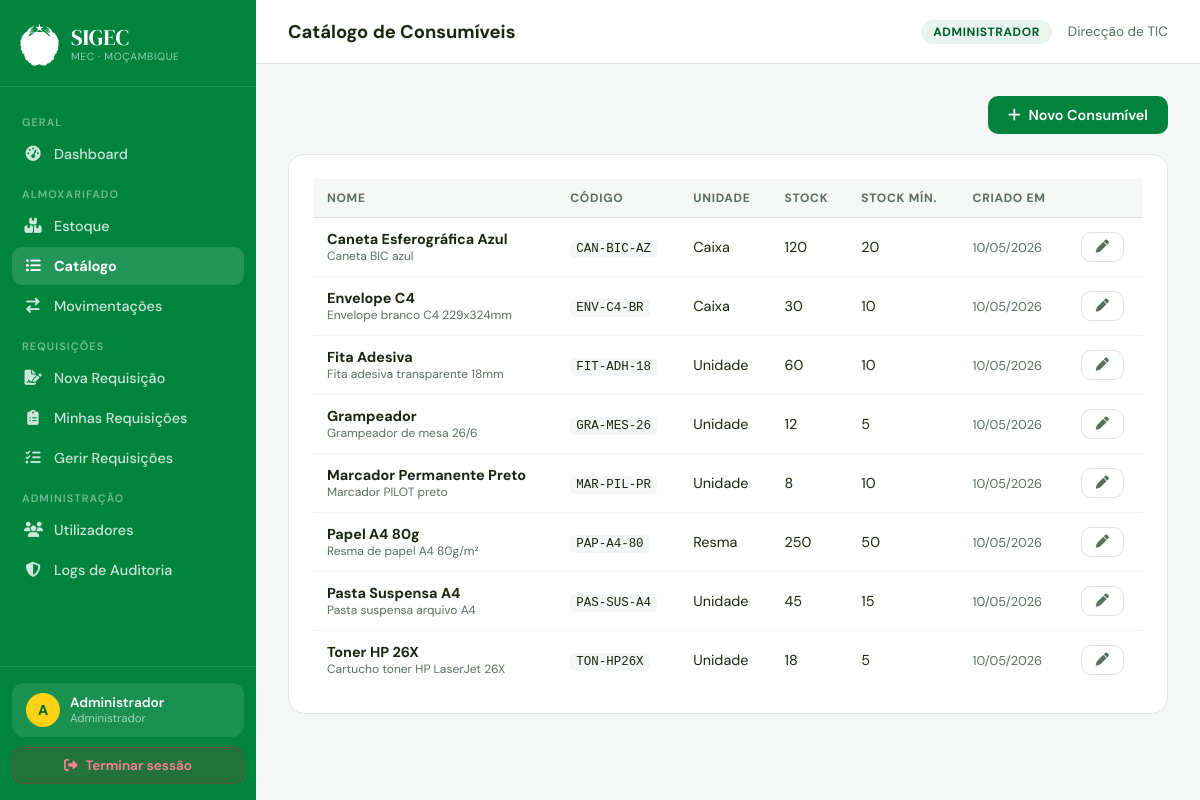
The page /consumiveis.php (signed in) on the database its author committed.
### tables this page shows
CREATE TABLE estoque (
  id             INT AUTO_INCREMENT PRIMARY KEY,
  consumivel_id  INT NOT NULL UNIQUE,
  quantidade     INT DEFAULT 0,
  quantidade_minima INT DEFAULT 10,
  atualizado_em  TIMESTAMP DEFAULT CURRENT_TIMESTAMP ON UPDATE CURRENT_TIMESTAMP,
  FOREIGN KEY (consumivel_id) REFERENCES consumiveis(id)
);

CREATE TABLE consumiveis (
  id          INT AUTO_INCREMENT PRIMARY KEY,
  nome        VARCHAR(100) NOT NULL,
  descricao   TEXT,
  unidade     VARCHAR(20) NOT NULL,    
  codigo      VARCHAR(30) UNIQUE,
  criado_em   TIMESTAMP DEFAULT CURRENT_TIMESTAMP
);

### consumiveis.php (the view, shortened to what this page needs)
<?php
$db  = db();
$lista = $db->query(
    "SELECT c.*, e.quantidade, e.quantidade_minima
     FROM consumiveis c
     LEFT JOIN estoque e ON e.consumivel_id = c.id
     ORDER BY c.nome ASC"
)->fetchAll();
include 'partials/header.php';
?>
<div style="display:flex;justify-content:flex-end;margin-bottom:20px">
  <button class="btn btn-primary" onclick="document.getElementById('modalNovo').classList.add('open')">
    <i class="fas fa-plus"></i> Novo Consumível
  </button>
</div>
<div class="card">
  <div class="table-wrap">
    <table>
      <thead><tr>
        <th>Nome</th><th>Código</th><th>Unidade</th><th>Stock</th><th>Stock Mín.</th><th>Criado em</th><th></th>
      </tr></thead>
      <tbody>
      <?php foreach ($lista as $c): ?>
        <tr>
          <td>
            <strong><?= htmlspecialchars($c['nome']) ?></strong>
            <?php if ($c['descricao']): ?><div style="font-size:0.75rem;color:var(--sub)"><?= htmlspecialchars(mb_substr($c['descricao'],0,55)) ?></div><?php endif; ?>
          </td>
          <td><?= $c['codigo'] ? "<code style='font-size:0.78rem;background:var(--bg);padding:2px 6px;border-radius:5px'>".htmlspecialchars($c['codigo'])."</code>" : '—' ?></td>
          <td><?= htmlspecialchars($c['unidade']) ?></td>
          <td><?= $c['quantidade'] ?? '—' ?></td>
          <td><?= $c['quantidade_minima'] ?? '—' ?></td>
          <td style="font-size:0.8rem;color:var(--sub)"><?= date('d/m/Y', strtotime($c['criado_em'])) ?></td>
          <td>
            <button class="btn btn-ghost btn-sm"
              onclick="editarItem(<?= htmlspecialchars(json_encode($c)) ?>)">
              <i class="fas fa-pen"></i>
            </button>
          </td>
        </tr>
      <?php endforeach; ?>
      </tbody>
    </table>
  </div>
</div>
<?php include 'partials/footer.php'; ?>

### partials/header.php (style rules this page uses)
:root { --verde: #00843D; --verde-d: #005c2b; --vermelho: #E3122E; --dourado: #FCD116; --bg: #F4F7F5; --card: #FFFFFF; --texto: #1A2610; --sub: #5a6e5e; --borda: #DDE5DF; --sidebar-w: 256px; }
*, *::before, *::after { margin:0; padding:0; box-sizing:border-box; }
body { font-family:'DM Sans',sans-serif; background:var(--bg); color:var(--texto); min-height:100vh; display:flex; }
.card { background: white; border-radius: 16px; border: 1px solid var(--borda); padding: 24px; }
.btn { display: inline-flex; align-items: center; gap: 8px; padding: 10px 20px; border-radius: 10px; font-size: 0.9rem; font-weight: 600; font-family: 'DM Sans', sans-serif; cursor: pointer; border: none; transition: all 0.2s; text-decoration: none; }
.btn-primary { background: var(--verde); color: white; }
.btn-ghost { background: transparent; border: 1.5px solid var(--borda); color: var(--sub); }
.btn-sm { padding: 7px 14px; font-size: 0.82rem; }
.table-wrap { overflow-x: auto; }
table { width: 100%; border-collapse: collapse; font-size: 0.9rem; }
th { text-align: left; padding: 11px 14px; background: var(--bg); color: var(--sub); font-size: 0.75rem; font-weight: 700; text-transform: uppercase; letter-spacing: 0.06em; border-bottom: 1px solid var(--borda); }
td { padding: 12px 14px; border-bottom: 1px solid #f0f4f1; }
tr:last-child td { border-bottom: none; }

### rows shown on the page
estoque: consumivel.nome "Caneta Esferográfica Azul", consumivel.descricao "Caneta BIC azul", consumivel.codigo "CAN-BIC-AZ", consumivel.unidade "Caixa", quantidade "120", quantidade_minima "20", consumivel.criado_em "10/05/2026"
estoque: consumivel.nome "Envelope C4", consumivel.descricao "Envelope branco C4 229x324mm", consumivel.codigo "ENV-C4-BR", consumivel.unidade "Caixa", quantidade "30", quantidade_minima "10", consumivel.criado_em "10/05/2026"
estoque: consumivel.nome "Fita Adesiva", consumivel.descricao "Fita adesiva transparente 18mm", consumivel.codigo "FIT-ADH-18", consumivel.unidade "Unidade", quantidade "60", quantidade_minima "10", consumivel.criado_em "10/05/2026"
estoque: consumivel.nome "Grampeador", consumivel.descricao "Grampeador de mesa 26/6", consumivel.codigo "GRA-MES-26", consumivel.unidade "Unidade", quantidade "12", quantidade_minima "5", consumivel.criado_em "10/05/2026"
estoque: consumivel.nome "Marcador Permanente Preto", consumivel.descricao "Marcador PILOT preto", consumivel.codigo "MAR-PIL-PR", consumivel.unidade "Unidade", quantidade "8", quantidade_minima "10", consumivel.criado_em "10/05/2026"
estoque: consumivel.nome "Papel A4 80g", consumivel.descricao "Resma de papel A4 80g/m²", consumivel.codigo "PAP-A4-80", consumivel.unidade "Resma", quantidade "250", quantidade_minima "50", consumivel.criado_em "10/05/2026"
estoque: consumivel.nome "Pasta Suspensa A4", consumivel.descricao "Pasta suspensa arquivo A4", consumivel.codigo "PAS-SUS-A4", consumivel.unidade "Unidade", quantidade "45", quantidade_minima "15", consumivel.criado_em "10/05/2026"
estoque: consumivel.nome "Toner HP 26X", consumivel.descricao "Cartucho toner HP LaserJet 26X", consumivel.codigo "TON-HP26X", consumivel.unidade "Unidade", quantidade "18", quantidade_minima "5", consumivel.criado_em "10/05/2026"

### other values the page prints
mb_substr($user['nome'], 0, 1) "A"
explode(' ', $user['nome'])[0] "Administrador"
roleLabel($role) "Administrador"
$pageTitle "Catálogo de Consumíveis"
roleLabel($role) "ADMINISTRADOR"
$user['unidade'] "Direcção de TIC"
